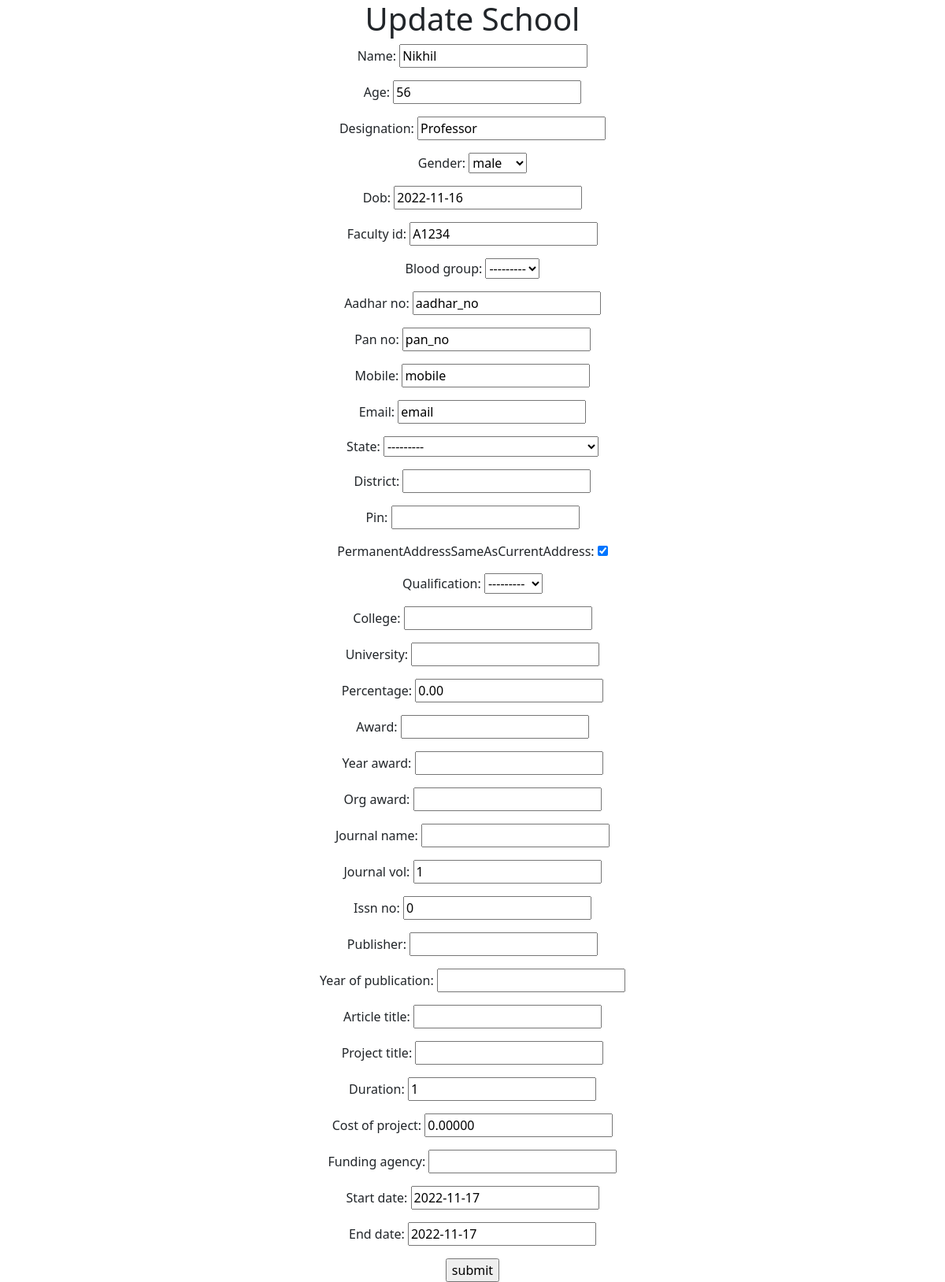
Screenshot of /basic_app/update/3/ with the database file from the repository.
### basic_app/models.py (models this page shows, shortened)
class Faculty(models.Model):
    name=models.CharField(max_length=256)
    age=models.PositiveIntegerField()
    designation=models.CharField(max_length=50)
    faculty_id=models.CharField(max_length=5,blank=True)
    photo = models.ImageField(upload_to='photos',default='default_pic.jpg')
    MALE="male"
    FEMALE="female"
    GENDER_CHOICE=[
    (MALE,"male"),
    (FEMALE,"female")
    ]
    gender=models.CharField(
        max_length=10,
        choices=GENDER_CHOICE,
        default=MALE
    )
    dob=models.DateField(default=datetime.date.today)
    groups=[
    ("A+ve","A+ve"),
    ("B+ve","B+ve"),
    ("A-ve","A-ve"),
    ("B-ve","B-ve"),
    ("O+ve","O+ve"),
    ("AB-ve","A-ve")
    ]
    blood_group=models.CharField(
        max_length=5,
        choices=groups,
        blank=True
    )
    aadhar_no=models.CharField(max_length=12)
    pan_no=models.CharField(max_length=10,blank=True)
    mobile=models.CharField(max_length=10,blank=True)
    email=models.EmailField(blank=True)
    state_choices = [
        ("Andhra Pradesh","Andhra Pradesh"),("Arunachal Pradesh ","Arunachal Pradesh "),("Assam","Assam"),("Bihar","Bihar"),("Chhattisgarh","Chhattisgarh"),
        ("Goa","Goa"),("Gujarat","Gujarat"),("Haryana","Haryana"),("Himachal Pradesh","Himachal Pradesh"),("Jammu and Kashmir ","Jammu and Kashmir "),
        ("Jharkhand","Jharkhand"),("Karnataka","Karnataka"),("Kerala","Kerala"),("Madhya Pradesh","Madhya Pradesh"),("Maharashtra","Maharashtra"),
        ("Manipur","Manipur"),("Meghalaya","Meghalaya"),("Mizoram","Mizoram"),("Nagaland","Nagaland"),("Odisha","Odisha"),("Punjab","Punjab"),("Rajasthan","Rajasthan"),
        ("Sikkim","Sikkim"),("Tamil Nadu","Tamil Nadu"),("Telangana","Telangana"),("Tripura","Tripura"),("Uttar Pradesh","Uttar Pradesh"),("Uttarakhand","Uttarakhand"),
        ("West Bengal","West Bengal"),("Andaman and Nicobar Islands","Andaman and Nicobar Islands"),("Chandigarh","Chandigarh"),
        ("Dadra and Nagar Haveli","Dadra and Nagar Haveli"),("Daman and Diu","Daman and Diu"),("Lakshadweep","Lakshadweep"),
        ("National Capital Territory of Delhi","National Capital Territory of Delhi"),("Puducherry","Puducherry")
        ]
    state=models.CharField(
    max_length=35,
    choices=state_choices,
    blank=True
    )
    district=models.CharField(max_length=256,blank=True)
    house_no=models.PositiveIntegerField(default=0)
    locality=models.CharField(blank=True,max_length=100)
    pin=models.CharField(max_length=6,blank=True)
    permanentAddressSameAsCurrentAddress=models.BooleanField(default=True)
    qualification_choices=[
    ("SSC","SSC"),
    ("Inter","Inter"),
    ("UG","UG"),
    ("PG","PG"),
    ("Phd","Phd"),
    ("Others","Others")
    ]
    qualification=models.CharField(
    max_length=25,
    choices=qualification_choices,
    blank=True
    )
    college=models.CharField(max_length=100,blank=True)
    graduation_year=models.CharField(max_length=4,blank=True)
    university=models.CharField(max_length=60,blank=True)
    percentage=models.DecimalField(decimal_places=2,max_digits=5,default=0.00)
    award=models.CharField(max_length=100,blank=True)
    year_award=models.CharField(max_length=4,blank=True)
    org_award=models.CharField(max_length=50,blank=True)
    journal_name=models.CharField(max_length=100,blank=True)
    journal_vol=models.PositiveIntegerField(default=1)
    issn_no=models.PositiveIntegerField(default=0)
    publisher=models.CharField(max_length=100,blank=True)
    year_of_publication=models.CharField(max_length=4,blank=True)
    article_title=models.CharField(max_length=50,blank=True)
    project_title=models.CharField(max_length=100,blank=True)
    duration=models.PositiveIntegerField(default=1)
    cost_of_project=models.DecimalField(decimal_places=5,max_digits=10,default=0.00)
    funding_agency=models.CharField(max_length=100,blank=True)
    start_date=models.DateField(default=datetime.date.today)
    end_date=models.DateField(default=datetime.date.today)

### basic_app/views.py (the view)
# urls.py: re_path(r'^update/(?P<pk>\d+)/$',views.FacultyUpdateView.as_view(),name='update'),
class FacultyUpdateView(UpdateView):
    fields=('name','age','designation','gender','dob','faculty_id','blood_group','aadhar_no',
    'pan_no','mobile','email','state','district','pin','permanentAddressSameAsCurrentAddress',
    'qualification','college','university','percentage','award','year_award','org_award',
    'journal_name','journal_vol','issn_no','publisher','year_of_publication','article_title',
    'project_title','duration','cost_of_project','funding_agency','start_date','end_date'
    )
    model=models.Faculty

### basic_app/templates/basic_app/faculty_form.html (shortened to what this page needs)
<!DOCTYPE html>
<html lang="en" dir="ltr">
  <head>
      <link href="https://cdn.jsdelivr.net/npm/bootstrap@5.2.1/dist/css/bootstrap.min.css" rel="stylesheet">
  </head>
  <center>
  <body>
    <h1>
    </h1>
    <form  method="post">
      {{form.as_p}}
      <input type="submit" name="" value="submit">
    </form>
  </body>
</center>
</html>

### rows the page displays
Faculty: name "Nikhil", age "56", designation "Professor", gender "male", dob "2022-11-16", faculty_id "A1234", blood_group "---------", aadhar_no "aadhar_no", pan_no "pan_no", mobile "mobile", email "email", state "---------", permanentAddressSameAsCurrentAddress "☑", qualification "---------", percentage "0.00", journal_vol "1", issn_no "0", duration "1", cost_of_project "0.00000", start_date "2022-11-17", end_date "2022-11-17"
